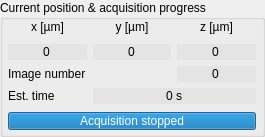
              <widget class="QGroupBox" name="acquisitionProgress">
               <property name="sizePolicy">
                <sizepolicy hsizetype="Preferred" vsizetype="Fixed">
                 <horstretch>0</horstretch>
                 <verstretch>0</verstretch>
                </sizepolicy>
               </property>
               <property name="minimumSize">
                <size>
                 <width>264</width>
                 <height>137</height>
                </size>
               </property>
               <property name="maximumSize">
                <size>
                 <width>16777215</width>
                 <height>137</height>
                </size>
               </property>
               <property name="title">
                <string>Current position &amp;&amp; acquisition progress</string>
               </property>
               <widget class="QProgressBar" name="progressBar">
                <property name="geometry">
                 <rect>
                  <x>8</x>
                  <y>112</y>
                  <width>248</width>
                  <height>18</height>
                 </rect>
                </property>
                <property name="value">
                 <number>100</number>
                </property>
                <property name="alignment">
                 <set>Qt::AlignCenter</set>
                </property>
                <property name="format">
                 <string extracomment="Test">Acquisition stopped</string>
                </property>
               </widget>
               <widget class="QWidget" name="layoutWidget4">
                <property name="geometry">
                 <rect>
                  <x>8</x>
                  <y>15</y>
                  <width>248</width>
                  <height>89</height>
                 </rect>
                </property>
                <layout class="QGridLayout" name="gridLayout_2">
                 <property name="verticalSpacing">
                  <number>6</number>
                 </property>
                 <item row="0" column="0">
                  <widget class="QLabel" name="positionX_label">
                   <property name="text">
                    <string>x [µm]</string>
                   </property>
                   <property name="alignment">
                    <set>Qt::AlignCenter</set>
                   </property>
                  </widget>
                 </item>
                 <item row="0" column="1">
                  <widget class="QLabel" name="positionY_label">
                   <property name="text">
                    <string>y [µm]</string>
                   </property>
                   <property name="alignment">
                    <set>Qt::AlignCenter</set>
                   </property>
                  </widget>
                 </item>
                 <item row="0" column="2">
                  <widget class="QLabel" name="positionZ_label">
                   <property name="text">
                    <string>z [µm]</string>
                   </property>
                   <property name="alignment">
                    <set>Qt::AlignCenter</set>
                   </property>
                  </widget>
                 </item>
                 <item row="1" column="0">
                  <widget class="QLineEdit" name="positionX">
                   <property name="styleSheet">
                    <string notr="true">background: #E4E4E4;
border: none;</string>
                   </property>
                   <property name="locale">
                    <locale language="English" country="UnitedStates"/>
                   </property>
                   <property name="text">
                    <string>0</string>
                   </property>
                   <property name="alignment">
                    <set>Qt::AlignCenter</set>
                   </property>
                   <property name="readOnly">
                    <bool>true</bool>
                   </property>
                  </widget>
                 </item>
                 <item row="1" column="1">
                  <widget class="QLineEdit" name="positionY">
                   <property name="styleSheet">
                    <string notr="true">background: #E4E4E4;
border: none;</string>
                   </property>
                   <property name="locale">
                    <locale language="English" country="UnitedStates"/>
                   </property>
                   <property name="text">
                    <string>0</string>
                   </property>
                   <property name="alignment">
                    <set>Qt::AlignCenter</set>
                   </property>
                   <property name="readOnly">
                    <bool>true</bool>
                   </property>
                  </widget>
                 </item>
                 <item row="1" column="2">
                  <widget class="QLineEdit" name="positionZ">
                   <property name="styleSheet">
                    <string notr="true">background: #E4E4E4;
border: none;</string>
                   </property>
                   <property name="locale">
                    <locale language="English" country="UnitedStates"/>
                   </property>
                   <property name="text">
                    <string>0</string>
                   </property>
                   <property name="alignment">
                    <set>Qt::AlignCenter</set>
                   </property>
                   <property name="readOnly">
                    <bool>true</bool>
                   </property>
                  </widget>
                 </item>
                 <item row="2" column="0" colspan="2">
                  <widget class="QLabel" name="imageNr_label">
                   <property name="text">
                    <string>Image number</string>
                   </property>
                  </widget>
                 </item>
                 <item row="2" column="2">
                  <widget class="QLineEdit" name="imageNr">
                   <property name="styleSheet">
                    <string notr="true">background: #E4E4E4;
border: none;</string>
                   </property>
                   <property name="text">
                    <string>0</string>
                   </property>
                   <property name="alignment">
                    <set>Qt::AlignCenter</set>
                   </property>
                   <property name="readOnly">
                    <bool>true</bool>
                   </property>
                  </widget>
                 </item>
                 <item row="3" column="0">
                  <widget class="QLabel" name="estimatedAcquisitionTime_label">
                   <property name="toolTip">
                    <string>Estimate: spectral exposure time (points x frames x exposure) + assumed stage movement time (total planned travel distance / assumed speed, plus compensated-move overhead if enabled) + BF overview capture time (image count x exposure + overhead), if enabled. Hover the value for a breakdown.</string>
                   </property>
                   <property name="text">
                    <string>Est. time</string>
                   </property>
                  </widget>
                 </item>
                 <item row="3" column="1" colspan="2">
                  <widget class="QLineEdit" name="estimatedAcquisitionTime">
                   <property name="toolTip">
                    <string>Estimate: spectral exposure time (points x frames x exposure) + assumed stage movement time (total planned travel distance / assumed speed, plus compensated-move overhead if enabled) + BF overview capture time (image count x exposure + overhead), if enabled. Hover the value for a breakdown.</string>
                   </property>
                   <property name="styleSheet">
                    <string notr="true">background: #E4E4E4;
border: none;</string>
                   </property>
                   <property name="text">
                    <string>0 s</string>
                   </property>
                   <property name="alignment">
                    <set>Qt::AlignCenter</set>
                   </property>
                   <property name="readOnly">
                    <bool>true</bool>
                   </property>
                  </widget>
                 </item>
                </layout>
               </widget>
              </widget>
